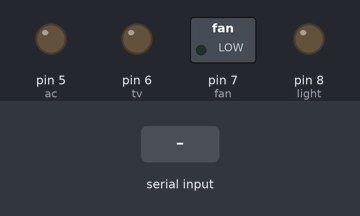
Bench run of a sketch on a simulated Arduino Uno, built with avr-gcc and run on an emulated ATmega328P. On the bench: switched loads named in the sketch (green lamp = pin HIGH), output pins drawn as LEDs (lit = HIGH). The inputs (shaded band) are chosen by the test bench. What the sketch prints to the serial monitor is not drawn.

Above: at 1.2 s.
1.3 s: "A" received over Serial
At 2.4 s:
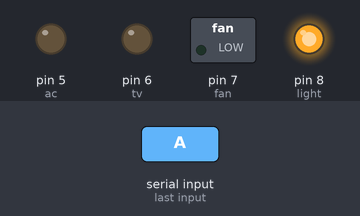
2.8 s: "B" received over Serial
At 3.5 s:
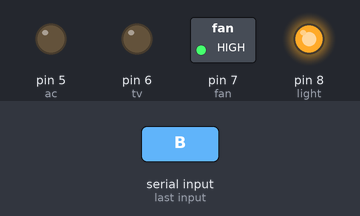
4.3 s: "a" received over Serial
At 4.7 s:
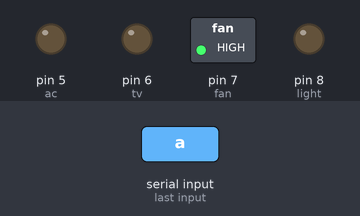
5.8 s: "C" received over Serial
At 7.0 s:
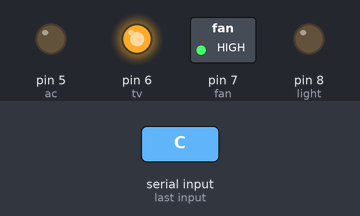
7.3 s: "b" received over Serial
At 8.2 s:
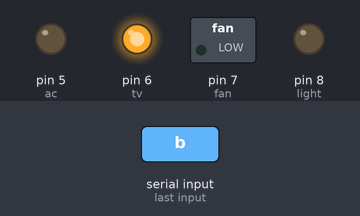
8.8 s: "D" received over Serial
At 9.3 s:
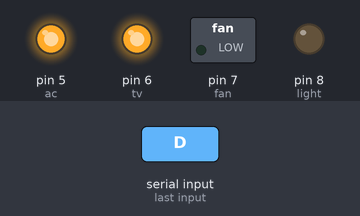
Timing chart, 0 to 11.3 s (numbered marks = the images above; inputs shaded):
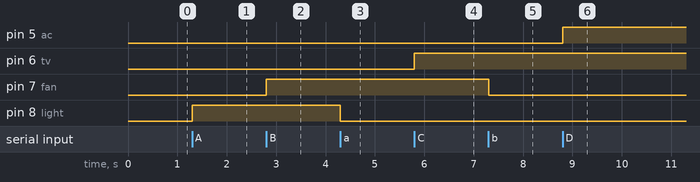

Measured:
- after the input at 1.3 s, pin 8 (light): LOW → HIGH at once
- after the input at 2.8 s, pin 7 (fan): LOW → HIGH at once
- after the input at 4.3 s, pin 8 (light): HIGH → LOW at once
- after the input at 5.8 s, pin 6 (tv): LOW → HIGH at once
- after the input at 7.3 s, pin 7 (fan): HIGH → LOW at once
- after the input at 8.8 s, pin 5 (ac): LOW → HIGH at once

The sketch:

arduino_sketch.ino
```cpp
char serialData;
int light=8;//Output pin for light
int fan=7;//Output pin for fan
int tv=6;//Output pin for tv
int ac=5;//Output pin for ac

void setup() {
  // put your setup code here, to run once:
  pinMode(light,OUTPUT);
  pinMode(fan,OUTPUT);
  pinMode(tv,OUTPUT);
  pinMode(ac,OUTPUT);

  Serial.begin(9600);

  digitalWrite(light,LOW);
  digitalWrite(fan,LOW);
  digitalWrite(tv,LOW);
  digitalWrite(ac,LOW);
}

void loop() {
  // put your main code here, to run repeatedly:
  if (Serial.available()>0){
    serialData=Serial.read(); //read data send from pyremote
    Serial.print(serialData);
    if (serialData == 'A'){
      digitalWrite(light,HIGH);//Turn on light
    }
    else if(serialData== 'a'){
      digitalWrite(light,LOW);//Turn off light
    }
    else if (serialData == 'B'){
      digitalWrite(fan,HIGH);//Turn on fan
    }
    else if (serialData == 'b'){
      digitalWrite(fan,LOW);//Turn off fan
    }
    else if(serialData== 'C'){
      digitalWrite(tv,HIGH);//Turn on TV
    }
    else if (serialData == 'c'){
      digitalWrite(tv,LOW);//Turn of TV
    }
    else if (serialData == 'D'){
      digitalWrite(ac,HIGH);//Turn on AC
    }
    else if (serialData == 'd'){
      digitalWrite(ac,LOW);//Turn off AC
    }
    else if (serialData == 'X'){
      digitalWrite(light,HIGH);
      digitalWrite(fan,HIGH);
      digitalWrite(tv,HIGH);
      digitalWrite(ac,HIGH);//Turn on everything
    }
    else if(serialData == 'x'){
      digitalWrite(light,LOW);
      digitalWrite(fan,LOW);
      digitalWrite(tv,LOW);
      digitalWrite(ac,LOW);//Turn off everything
    }
  }
}
```
